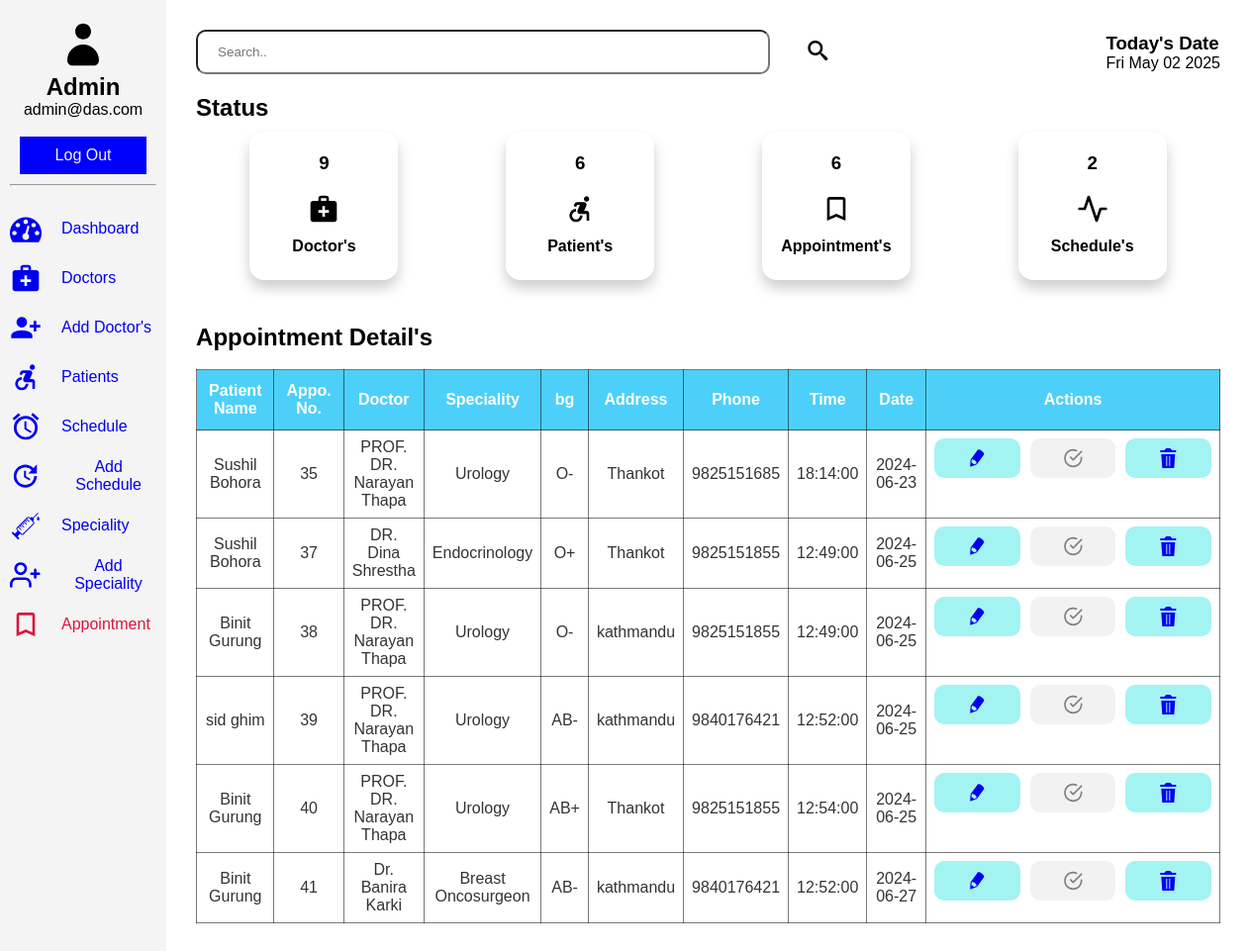
The app's page /admin/appoint.php (signed in), older data.
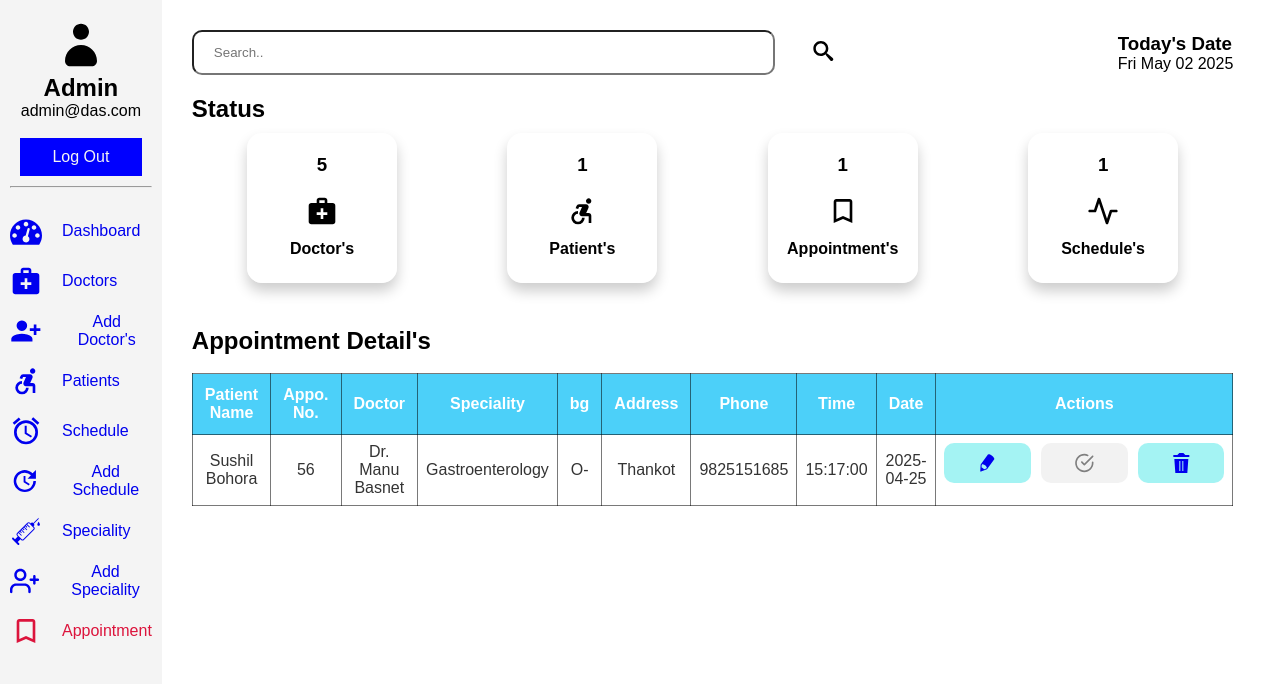
The same page, newer data.
### tables this page shows
CREATE TABLE `appointment` (
  `id` int(11) NOT NULL,
  `fullname` varchar(255) NOT NULL,
  `email` varchar(255) NOT NULL,
  `phone` varchar(60) NOT NULL,
  `bg` varchar(60) NOT NULL,
  `address` varchar(255) NOT NULL,
  `sid` int(11) NOT NULL,
  `did` int(11) NOT NULL,
  `date` date NOT NULL,
  `time` time NOT NULL,
  `status` tinyint(2) DEFAULT 0
);

CREATE TABLE `doctor` (
  `id` int(11) NOT NULL,
  `fname` varchar(60) NOT NULL,
  `latitude` decimal(10,8) NOT NULL,
  `longitude` decimal(11,8) NOT NULL,
  `email` varchar(60) NOT NULL,
  `password` varchar(60) NOT NULL,
  `phone` varchar(60) NOT NULL,
  `address` varchar(255) NOT NULL,
  `image_name` varchar(255) NOT NULL,
  `image_path` varchar(255) NOT NULL,
  `sid` int(11) DEFAULT NULL,
  `created_at` timestamp NULL DEFAULT current_timestamp()
);

CREATE TABLE `specialities` (
  `id` int(11) NOT NULL,
  `title` varchar(60) NOT NULL,
  `description` text NOT NULL,
  `image_name` varchar(60) NOT NULL,
  `image_path` varchar(255) NOT NULL,
  `created_at` timestamp NULL DEFAULT current_timestamp()
);

### admin/appoint.php (the view, shortened to what the changed rows need)
<?php
    include('../connection.php');
    $keyword = isset($_GET['keyword'])  ? $_GET['keyword'] : NULL ;
    if(isset($keyword)){
        $sql = "SELECT ap.id, ap.fullname, ap.phone, ap.bg, ap.address, ap.date, ap.time, sp.title, doc.fname, ap.status from appointment as ap INNER JOIN specialities as sp ON ap.sid = sp.id INNER JOIN doctor as doc ON ap.did = doc.id where fullname like '%$keyword%'";
    }else{
        $sql = "SELECT ap.id, ap.fullname, ap.phone, ap.bg, ap.address, ap.date, ap.time, sp.title, doc.fname, ap.status from appointment as ap INNER JOIN specialities as sp ON ap.sid = sp.id INNER JOIN doctor as doc ON ap.did = doc.id";
    }
    $result = mysqli_query($conn, $sql);
    $useremail = $_SESSION["username_admin"];
    $usql = "SELECT name FROM admin where email='$useremail';";
    $uresult = mysqli_query($conn, $usql);
    $urow = mysqli_fetch_assoc($uresult);
?>
<!DOCTYPE html>
<html lang="en">
<head>
    <link rel="stylesheet" href="../assets/dash1.css">
</head>
<body>
    <section class="dashboard">
        <div class="sidebar">
            <header>
                <h1><?php echo $urow['name']; ?></h1>
                <p><?php echo "". $_SESSION["username_admin"].""; ?></p><br>
            </header>
        </div>
        <section class="main">
            <div class="head">
                <div class="date-container">
                    <h1>Today's Date</h1>
                </div>
            </div>
            <div class="status">
                <div class="status-bar">
                    <h2>Status</h2>
                </div>
                <div class="dash-collection">
                    <div class="doc">
                        <?php
                            $dsql = "SELECT * FROM doctor";
                            $dresult = mysqli_query($conn, $dsql);
                            if($drow = mysqli_num_rows($dresult)){
                                echo '<h3>'.$drow.'</h3>';
                            }else{
                                echo '<h3>0</h3>';
                            }
                        ?>
                        <svg class="icon icon-medical_services"><use xlink:href="#icon-medical_services"></use></svg><br>
                        <h4>Doctor's</h4><br>
                    </div>
                    <div class="doc">
                        <?php
                            $psql = "SELECT * FROM patient";
                            $presult = mysqli_query($conn, $psql);
                            if($prow = mysqli_num_rows($presult)){
                                echo '<h3>'.$prow.'</h3>';
                            }else{
                                echo '<h3>0</h3>';
                            }
                        ?>
                        <svg class="icon icon-accessible_forward"><use xlink:href="#icon-accessible_forward"></use></svg><br>
                        <h4>Patient's</h4><br>
                    </div>
                    <div class="doc">
                        <?php
                            $asql = "SELECT * FROM appointment";
                            $aresult = mysqli_query($conn, $asql);
                            if($arow = mysqli_num_rows($aresult)){
                                echo '<h3>'.$arow.'</h3>';
                            }else{
                                echo '<h3>0</h3>';
                            }
                        ?>
                        <svg class="icon icon-bookmark_outline"><use xlink:href="#icon-bookmark_outline"></use></svg><br>
                        <h4>Appointment's</h4><br>
                    </div>
                    <div class="doc">
                        <?php
                            $ssql = "SELECT * FROM schedule";
                            $sresult = mysqli_query($conn, $ssql);
                            if($srow = mysqli_num_rows($sresult)){
                                echo '<h3>'.$srow.'</h3>';
                            }else{
                                echo '<h3>0</h3>';
                            }
                        ?>
                        <svg class="icon icon-activity"><use xlink:href="#icon-activity"></use></svg><br>
                        <h4>Schedule's</h4><br>
                    </div>
                </div>
            </div><br>
            <div class="tabular">
                <h2>Appointment Detail's</h2><br>
                <table class="table-container">
                    <thead>
                        <tr>
                            <th>Patient Name</th>
                            <th>Appo. No.</th>
                            <th>Doctor</th>
                            <th>Speciality</th>
                            <th>bg</th>
                            <th>Address</th>
                            <th>Phone</th>
                            <th>Time</th>
                            <th>Date</th>
                            <th>Actions</th>
                        </tr>
                    </thead>
                    <tbody>
                        <tr>
                            <?php
                                while($row = mysqli_fetch_assoc($result)){
                            ?>
                                <td><?php echo $row['fullname'] ?></td>
                                <td><?php echo $row['id'] ?></td>
                                <td><?php echo $row['fname']; ?></td>
                                <td><?php echo $row['title']; ?></td>
                                <td><?php echo $row['bg'] ?></td>
                                <td><?php echo $row['address'] ?></td>
                                <td><?php echo $row['phone'] ?></td>
                                <td><?php echo $row['time'] ?></td>
                                <td><?php echo $row['date'] ?></td>
                                <td class="event">
                                    <button><a href="../admin/appointment/update.php?updateid=<?php echo $row['id']; ?>"><svg class="icon icon-pencil"><use xlink:href="#icon-pencil"></use></svg></a></button>
                                    <button
                                        <?php $class = ($row['status'] == 1 || $row['status'] == 2) ? 'class="disabled"' : ''; echo ($row['status'] == 1) ? 'class="disabled" onclick="return false"' : (($row['status'] == 2) ? 'class="disabled" onclick="return false";' : ' onclick="return true";') ;?>><a
                                        style="<?php echo ($row['status'] == 1) ? 'color: gray;' : (($row['status'] == 2) ? 'color: gray;' : 'color: green;') ;?>" href="../admin/appointment/approve.php?approveid=<?php echo $row['id']; ?>"><svg class="icon icon-check-circle"><use xlink:href="#icon-check-circle" ></use></svg></a></button>
                                    <button><a href="../admin/appointment/delete.php?deleteid=<?php echo $row['id']; ?>"><svg class="icon icon-trash"><use xlink:href="#icon-trash"></use></svg></a></button>
                                </td>
                        </tr>
                            <?php
                                }
                            ?>
                    </tbody>
                </table>
            </div>
        </section>
    </section>
</body>
</html>

Row changes from the older to the newer data that the page shows:
removed appointment: fullname "Sushil Bohora", id "35", did.fname "PROF. DR. Narayan Thapa", sid.title "Urology", bg "O-", address "Thankot", phone "9825151685", time "18:14:00", date "2024-06-23"
removed appointment: fullname "Sushil Bohora", id "37", did.fname "DR. Dina Shrestha", sid.title "Endocrinology", bg "O+", address "Thankot", phone "9825151855", time "12:49:00", date "2024-06-25"
removed appointment: fullname "Binit Gurung", id "38", did.fname "PROF. DR. Narayan Thapa", sid.title "Urology", bg "O-", address "kathmandu", phone "9825151855", time "12:49:00", date "2024-06-25"
removed appointment: fullname "sid ghim", id "39", did.fname "PROF. DR. Narayan Thapa", sid.title "Urology", bg "AB-", address "kathmandu", phone "9840176421", time "12:52:00", date "2024-06-25"
removed appointment: fullname "Binit Gurung", id "40", did.fname "PROF. DR. Narayan Thapa", sid.title "Urology", bg "AB+", address "Thankot", phone "9825151855", time "12:54:00", date "2024-06-25"
removed appointment: fullname "Binit Gurung", id "41", did.fname "Dr. Banira Karki", sid.title "Breast Oncosurgeon", bg "AB-", address "kathmandu", phone "9840176421", time "12:52:00", date "2024-06-27"
added appointment: fullname "Sushil Bohora", id "56", did.fname "Dr. Manu Basnet", sid.title "Gastroenterology", bg "O-", address "Thankot", phone "9825151685", time "15:17:00", date "2025-04-25"
Text that changed along with them:
$drow: "9" → "5"
$prow: "6" → "1"
$arow: "6" → "1"
$srow: "2" → "1"
